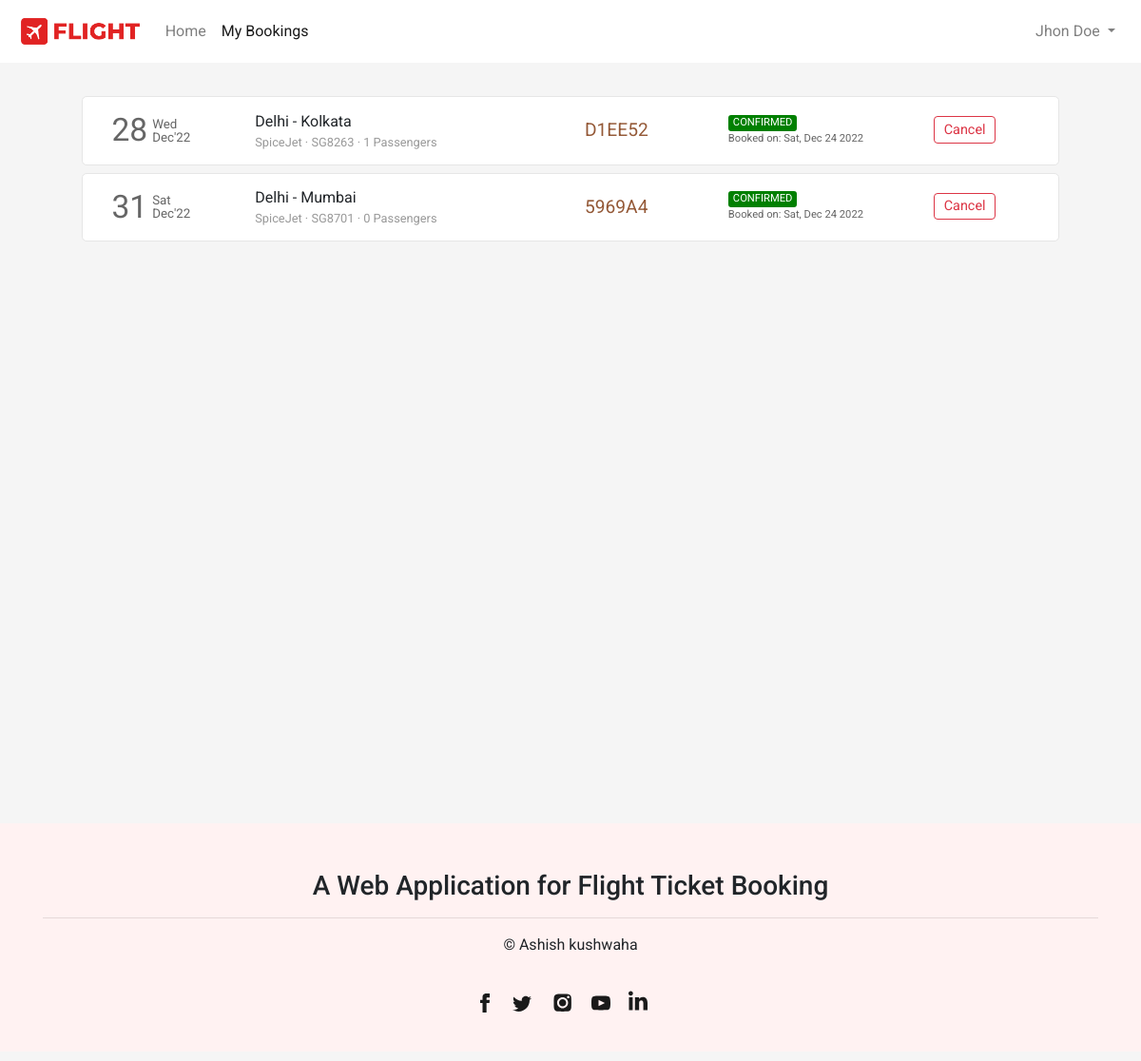
Before: /flight/bookings (signed in) with the older database file.
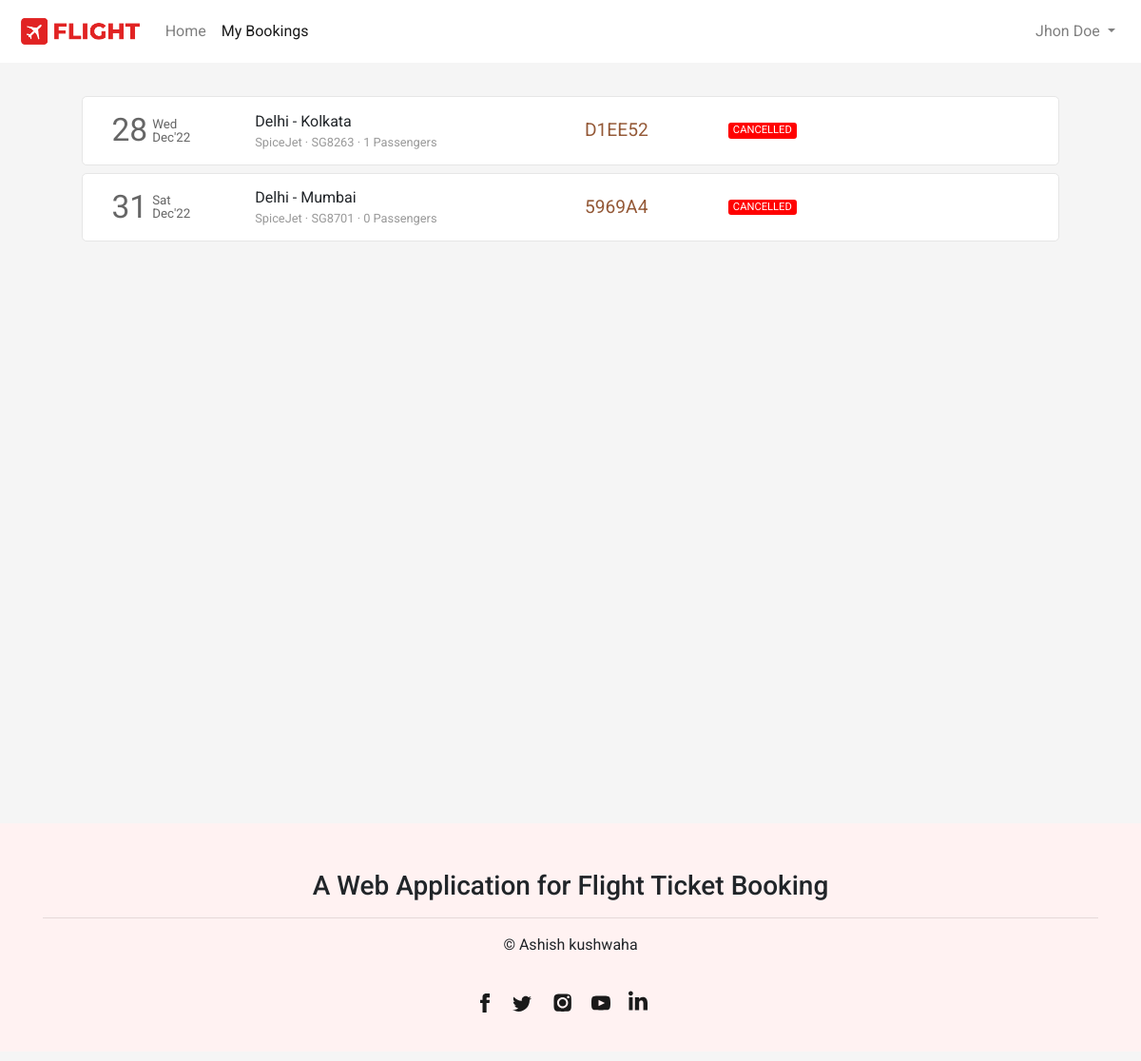
After: the same page with the newer database file.
### flight/models.py (models this page shows, shortened)
class User(AbstractUser):
    def __str__(self):
        return f"{self.id}: {self.first_name} {self.last_name}"

class Ticket(models.Model):
    user = models.ForeignKey(User,on_delete=models.CASCADE,related_name="bookings", blank=True, null=True)
    ref_no = models.CharField(max_length=6, unique=True)
    passengers = models.ManyToManyField(Passenger, related_name="flight_tickets")
    flight = models.ForeignKey(Flight, on_delete=models.CASCADE, related_name="tickets", blank=True, null=True)
    flight_ddate = models.DateField(blank=True, null=True)
    flight_adate = models.DateField(blank=True, null=True)
    flight_fare = models.FloatField(blank=True,null=True)
    other_charges = models.FloatField(blank=True,null=True)
    coupon_used = models.CharField(max_length=15,blank=True)
    coupon_discount = models.FloatField(default=0.0)
    total_fare = models.FloatField(blank=True, null=True)
    seat_class = models.CharField(max_length=20, choices=SEAT_CLASS)
    booking_date = models.DateTimeField(default=datetime.now)
    mobile = models.CharField(max_length=20,blank=True)
    email = models.EmailField(max_length=45, blank=True)
    status = models.CharField(max_length=45, choices=TICKET_STATUS)

class Flight(models.Model):
    origin = models.ForeignKey(Place, on_delete=models.CASCADE, related_name="departures")
    destination = models.ForeignKey(Place, on_delete=models.CASCADE, related_name="arrivals")
    depart_time = models.TimeField(auto_now=False, auto_now_add=False)
    depart_day = models.ManyToManyField(Week, related_name="flights_of_the_day")
    duration = models.DurationField(null=True)
    arrival_time = models.TimeField(auto_now=False, auto_now_add=False)
    plane = models.CharField(max_length=24)
    airline = models.CharField(max_length=64)
    economy_fare = models.FloatField(null=True)
    business_fare = models.FloatField(null=True)
    first_fare = models.FloatField(null=True)

class Place(models.Model):
    city = models.CharField(max_length=64)
    airport = models.CharField(max_length=64)
    code = models.CharField(max_length=3)
    country = models.CharField(max_length=64)

### flight/views.py (the view)
# urls.py: path('flight/bookings', views.bookings, name="bookings"),
def bookings(request):
    if request.user.is_authenticated:
        tickets = Ticket.objects.filter(user=request.user).order_by('-booking_date')
        return render(request, 'flight/bookings.html', {
            'page': 'bookings',
            'tickets': tickets
        })
    else:
        return HttpResponseRedirect(reverse('login'))

### flight/templates/flight/bookings.html (shortened to what this page needs)
{% extends 'flight/layout.html' %}
{% load static %}
{% block head %}
    <link rel="stylesheet" href="{% static 'css/bookings_style.css' %}">
{% endblock head %}
{% block body %}
    <section class="section section1">
        <div class="container">
            {% if tickets %}
                {% for ticket in tickets %}
                    <div class="row each-booking-div" id="{{ticket.ref_no}}">
                        <div class="col-2" style="display: flex;">
                            <div style="display: flex; color: #666666; margin-top: auto;">
                                <div>
                                    <span style="font-size: 2.1em;">{{ticket.flight_ddate | date:"d"}}</span>
                                </div>
                                <div style="font-size: smaller; display: flex; margin: auto 0; padding-left: 5px; line-height: 1em;">
                                    <div style="margin: auto;">
                                        <div style="margin-bottom: 1px;">{{ticket.flight_ddate | date:"D"}}</div>
                                        <div style="margin-top: 1px;">{{ticket.flight_ddate | date:"M'y"}}</div>
                                    </div>
                                </div>
                            </div>
                        </div>
                        <div class="col-4 middle-div">
                            <div style="width:100%">
                                <div class="row places-div" style=" display: flex;">
                                    <div style="max-width: 45%;">{{ticket.flight.origin.city}}</div>
                                    <div>&nbsp;-&nbsp;</div>
                                    <div style="max-width: 45%;">{{ticket.flight.destination.city}}</div>
                                </div>
                                <div class="row places-div" style="font-size: .8em; color: #999999; ">
                                    <div style="max-width: 100%;">{{ticket.flight.airline}} &middot; {{ticket.flight.plane}} &middot; {{ticket.passengers.count}} Passengers</div>
                                </div>
                            </div>
                        </div>
                        <div class="col-2 middle-div">
                            <div style="font-size: 1.2em; color: #945937;">{{ticket.ref_no}}</div>
                        </div>
                        <div class="col-2 middle-div">
                            <div>
                                <div class="row status-div">
                                    {% if ticket.status == 'CONFIRMED' %}
                                        <div class="green">{{ticket.status}}</div>
                                    {% endif %}
                                    {% if ticket.status == 'CANCELLED' %}
                                        <div class="red">{{ticket.status}}</div>
                                    {% endif %}
                                </div>
                                <div class="row booking-date-div" style="font-size: .7em; color: #666;">
                                    {% if ticket.status == 'CONFIRMED' %}
                                        Booked on: {{ticket.booking_date | date:"D, M d Y"}}
                                    {% endif %}
                                </div>
                            </div>
                        </div>
                        <div class="col-2 last-div">
                            <div>
                                <div class="ticket-action-div">
                                    {% if ticket.status == 'CONFIRMED' %}
                                        <button class="btn btn-outline-danger btnp cbtn"  data-ref="{{ticket.ref_no}}" onclick="popup(this)">Cancel</button>
                                    {% endif %}
                                </div>
                            </div>
                        </div>
                    </div>
                {% endfor %}
            {% endif %}
        </div>
    </section>
{% endblock %}

### flight/templates/flight/layout.html (shortened to what this page needs)
{% load static %}
<!DOCTYPE html>
<html lang="en">
<head>
  <link rel="stylesheet" href="https://stackpath.bootstrapcdn.com/bootstrap/4.4.1/css/bootstrap.min.css">
  <link rel="stylesheet" href="https://use.typekit.net/cav5lva.css">
  <link rel="stylesheet" href="{% static 'css/layout_style.css' %}">
  {% block head %}
  {% endblock %}
</head>
<body>
  <div class="container-fluid">
    <nav class="navbar navbar-expand-lg navbar-light">
      <a class="navbar-brand" href="{% url 'index' %}">
          <img src="{% static 'img/icon_logo.png' %}" height="34" alt="">
      </a>
      <div class="collapse navbar-collapse" id="navbarSupportedContent">
        <ul class="navbar-nav mr-auto">
          <li class="nav-item {% if not page %}active{% endif %}">
            <a class="nav-link" href="{% url 'index' %}">Home</a>
          </li>
          <li class="nav-item {% if page == 'bookings' %}active{% endif %}">
            <a class="nav-link" href="{% url 'bookings' %}">My Bookings</a>
          </li>
        </ul>
        <ul class="navbar-nav">
          {% if not user.is_authenticated %}
            <li class="nav-item">
              <button class="btn btn-outline-danger" style="border-radius: 25rem;" onclick="window.location.href = '/login';">
                <svg width="1.1em" height="1.1em" viewBox="0 1.5 16 16" class="bi bi-person-fill" fill="currentColor" xmlns="http://www.w3.org/2000/svg">
                  <path fill-rule="evenodd" d="M3 14s-1 0-1-1 1-4 6-4 6 3 6 4-1 1-1 1H3zm5-6a3 3 0 1 0 0-6 3 3 0 0 0 0 6z"/>
                </svg>
                Login
              </button>
            </li>
          {% else %}
            <li class="nav-item dropdown my-account">
              <a class="nav-link dropdown-toggle" href="#" id="navbarDropdown" role="button" data-toggle="dropdown" aria-haspopup="true" aria-expanded="false">
                {{user.first_name}} {{user.last_name}}
              </a>
            </li>
          {% endif %}
        </ul>
      </div>
    </nav>
    <main>
      {% block body %}{% endblock %}
    </main>
    <footer>
      <div class="container">
        <div>
          <div>
            <h3 class="text-center">A Web Application for Flight Ticket Booking</h3>
            <hr>
            <p class="text-center">© Ashish kushwaha</p>
          </div>
          <div class="social-links">
            <div class="social-icons">
              <a href="#" class="social-icon">
              </a>
              <a href="#" class="social-icon">
              </a>
              <a href="#" class="social-icon">
              </a>
              <a href="#" class="social-icon">
              </a>
              <a href="#" class="social-icon">
              </a>
            </div>
          </div>
        </div>
      </div>
    </footer>
  </div>
</body>
</html>

### flight/static/css/layout_style.css (style rules this page uses)
body { margin: 0px; padding: 0px; font-family: "Rubik", sans-serif; font-weight: normal; font-style: normal; min-width: 250px; }
.container-fluid { padding-left: 0px; padding-right: 0px; }
.navbar { padding: .7rem 1.2rem; background-color: #fff; transition-duration: .2s; }
.section { background-size: cover; background-position: center; background-repeat: no-repeat; padding: 30px 50px; min-height: 100vh; }
footer { background-color: rgb(255,242,242); margin-top: 0px; padding-top: 1px; }
footer .container > div { font-family: Barlow, sans-serif; margin: 48px 0px 10px; flex-shrink: 0; max-width: 100%; overflow: hidden; }
.social-icons { list-style-type: none; display: flex; margin: 0px auto; padding: 20px 0px; width: 100%; max-width: 200px; justify-content: space-evenly; }
.social-icons a { height: 44px; width: 44px; }

### flight/static/css/bookings_style.css (style rules this page uses)
* { font-family: 'Roboto', sans-serif; }
body { background-color: #f5f5f5; word-wrap: break-word; }
.container { cursor: pointer; }
.each-booking-div { width: 96%; margin: 5px auto 8px auto; transition-duration: .4s; padding: 10px 15px; background-color: #fff; border: 1px solid #e6e6e6; border-radius: 5px; }
.each-booking-div > div { display: flex; overflow: auto; }
.each-booking-div > div > div { margin-top: auto; margin-bottom: auto; width: 100%; }
.green, .red, .orange { border-radius: 3px; color: white; padding-left: 5px; padding-right: 5px; font-size: .7em; }
.red { background-color: red; }

Changed rows visible on the page:
changed Ticket "D1EE52": status "CONFIRMED" → "CANCELLED"; booking_date "Sat, Dec 24 2022" → (not shown)
changed Ticket "Sat": status "CONFIRMED" → "CANCELLED"; booking_date "Sat, Dec 24 2022" → (not shown)
